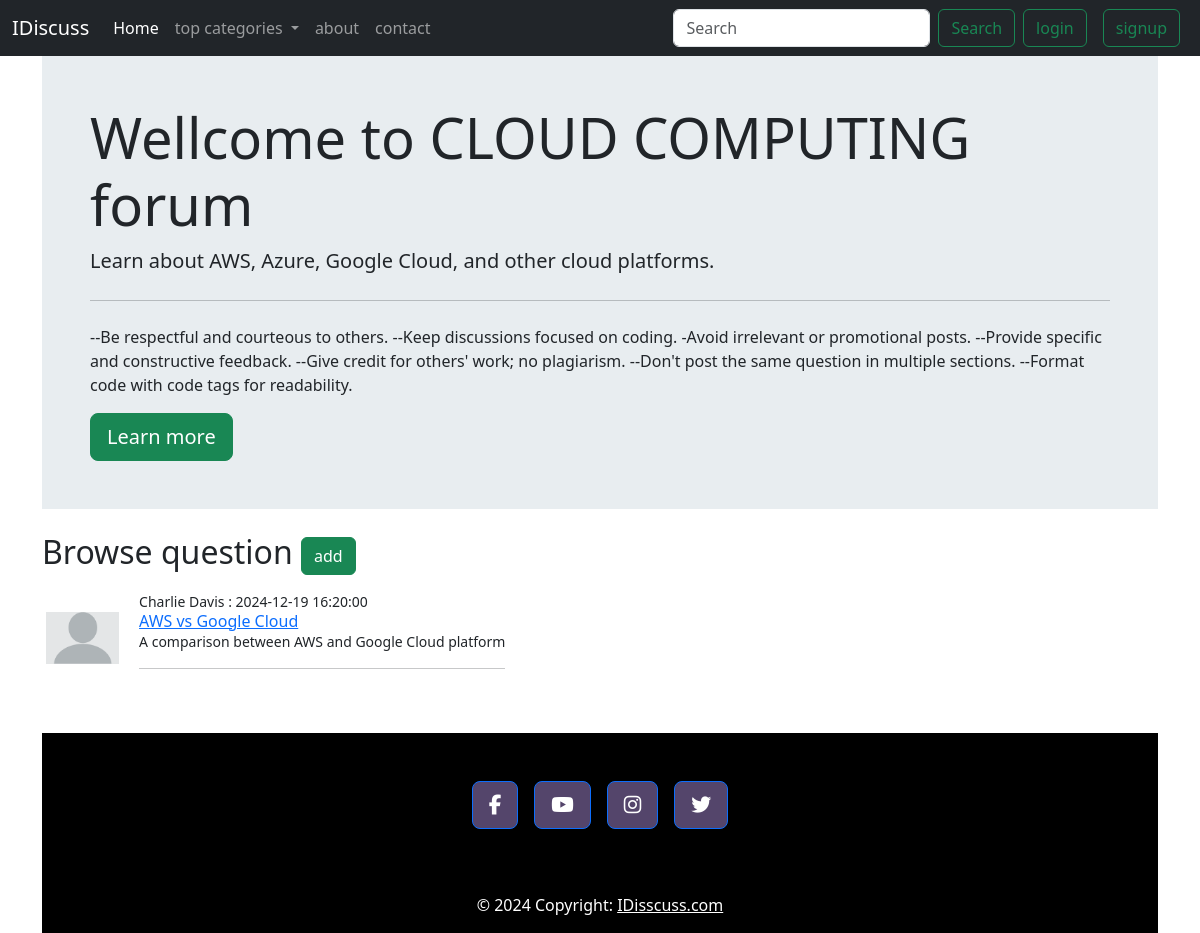
Page /threads_list.php?catID=12 on the committed database.
### tables this page shows
CREATE TABLE `categories` (
  `cat_id` int(11) NOT NULL,
  `cat_title` varchar(99) NOT NULL,
  `cat_description` text NOT NULL
);

CREATE TABLE `threads` (
  `thread_id` int(11) NOT NULL,
  `thread_title` varchar(99) NOT NULL,
  `thread_desc` text NOT NULL,
  `thread_cat_id` int(99) NOT NULL,
  `thread_user_id` int(99) NOT NULL,
  `thread_time` datetime NOT NULL DEFAULT current_timestamp()
);

CREATE TABLE `users` (
  `id` int(11) NOT NULL,
  `name` varchar(99) NOT NULL,
  `email` varchar(99) NOT NULL,
  `pass` varchar(99) NOT NULL,
  `time` datetime NOT NULL DEFAULT current_timestamp()
);

### partials/_cat_get.php (called while the page is built, shortened)
<?php
include('_connection.php');
if (isset($_GET['catID'])) {
    $cat_id = $_GET['catID'];
    $result = mysqli_query($con, "SELECT * FROM `categories` WHERE cat_id=$cat_id");
    while ($row = mysqli_fetch_row($result)) {
        $cat_title = $row['1'];
        $cat_desc = $row['2'];
    }
}

### threads_list.php (the view, shortened to what this page needs)
<?php
include('partials/_header.php');
include('partials/_signup.php');
include('partials/_connection.php');
include('partials/_cat_get.php');
include('partials/_thread_list_insert.php');
?>
<div class="container">
    <div class="jumbotron" style="background: rgb(91%, 93%, 94%);
            padding: 3rem;">
        <h2 class="display-4">Wellcome to <b style="text-transform: uppercase;"><?php echo $cat_title; ?></b> forum</h2>
        <p class="lead"><?php echo $cat_desc; ?></p>
        <hr class="my-4">
        <p>--Be respectful and courteous to others.
            --Keep discussions focused on coding.
            -Avoid irrelevant or promotional posts.
            --Provide specific and constructive feedback.
            --Give credit for others' work; no plagiarism.
            --Don't post the same question in multiple sections.
            --Format code with code tags for readability.</p>
        <a class="btn btn-success btn-lg" href="#" role="button">Learn more</a>
    </div>
</div>
<div class="container pt-4 ">
    <h2>
        Browse question
        <button class="btn btn-success" type="button" data-bs-toggle="collapse" data-bs-target="#collapseExample" aria-expanded="false" aria-controls="collapseExample">
            add
        </button>
    </h2>
<?php
$get_id = $_GET['catID'];
$result = mysqli_query($con, "SELECT * FROM `threads` WHERE thread_cat_id=$get_id");
if (!$result || mysqli_num_rows($result) == 0) {
    echo '
        <div class="jumbotron" style="background: #e8edf0; padding: 3rem;"
            <hr class="my-4">
            <h4 class="lead">HI! To add a question, please click "Add" as there is no existing thread.</h4>
        </div>
    ';
} else {
    while ($row = mysqli_fetch_row($result)) {
        $thread_id = $row['0'];
        $thread_title = $row['1'];
        $thread_desc = $row['2'];
        $thread_user_id = $row['4'];
        $thread_time = $row['5'];
        $short_thread_desc = substr($thread_desc, 0, 50);
        $sql = mysqli_query($con, "select name from users where id=$thread_user_id");
        while ($row = mysqli_fetch_array($sql)) {
            $name = $row['name'];
        }
?>
        <div class="media my-3" style="display: flex; align-items:center;">
            <img class="mr-3 p-1" style="height: 60px;  " alt="Generic placeholder image">
            <div class="media-body align-center mx-3">
                <p style="margin: 0; font-size: 14px;">
                    <?php echo  $name . " : " . $thread_time; ?>
                </p>
                <h6 class="m-0">
                    <a href="threads.php?threadID=<?php echo $thread_id; ?>"><?php echo $thread_title; ?></a>
                </h6>
                <p style="margin: 0; font-size: 14px;">
                    <?php echo $short_thread_desc;
                    echo "<hr>" ?>
                </p>
            </div>
        </div>
<?php
    }
}
?>
<?php
include('partials/_footer.php');
?>

### rows in the picture
categories: cat_title "CLOUD COMPUTING", cat_description "Learn about AWS, Azure, Google Cloud, and other cloud platforms."
threads: users.name "Charlie Davis", thread_time "2024-12-19 16:20:00", thread_title "AWS vs Google Cloud", thread_desc "A comparison between AWS and Google Cloud platform"
